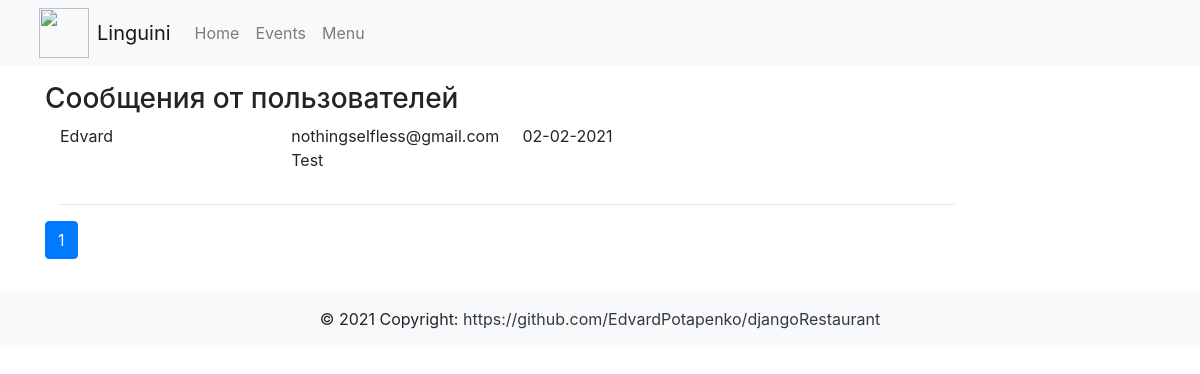
The app's page /view/ (signed in), older data.
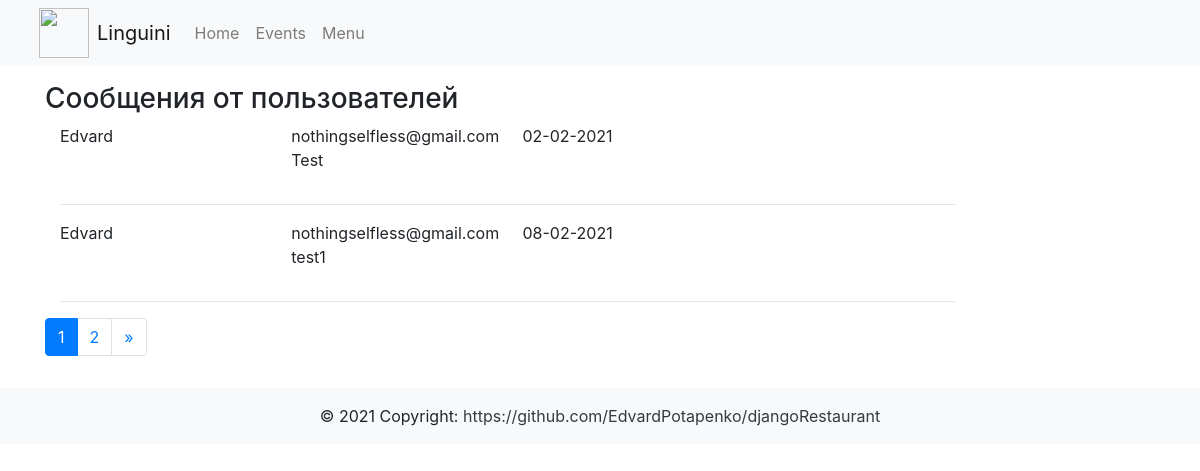
The same page, newer data.
### websiteApp/models.py (models this page shows, shortened)
class Reservation(models.Model):
    user_name = models.CharField(max_length=50)
    user_email = models.EmailField()
    message = models.CharField(max_length=200)
    is_processed = models.BooleanField(default=False)
    send_date = models.DateField(auto_now_add=True)

### userMessages/views.py (the view)
# urls.py: path('view/', messages_view),
@login_required(login_url='/login/')
@user_passes_test(lambda u: u.groups.filter(name = 'manager').exists() or u.is_staff, login_url='/login/')
def messages_view(request):
    messages = Reservation.objects.filter(is_processed=False).order_by('send_date')
    paginator = Paginator(messages, 2)
    page = request.GET.get('page')
    messages_page = paginator.get_page(page)
    return render(request, 'messages.html', context={'items': messages_page})

### userMessages/templates/messages.html (shortened to what this page needs)
{% extends 'base.html' %}
{% block content %}
    <div class="container">
        <h3>Сообщения от пользователей</h3>
        <div class="col-md-10 col-md-offset-1">
            {% for item in items %}
                <div class="row">
                    <div class="col-md-3">{{ item.user_name }}</div>
                    <div class="col-md-3">{{ item.user_email }}</div>
                    <div class="col-md-3">{{ item.send_date | date:'d-m-Y' }}</div>
                </div>
                <div class="row">
                    <div class="col-md-3"></div>
                    <div class="col-md-9"><p>{{ item.message }}</p></div>
                </div>
                <hr/>
            {% endfor %}
        </div>
    </div>
    <div id="navigation" class="container">
        <div class="row">
            <div class="col-md-10 col-md-offset-1">
                <nav aria-label="Page navigation example">
                    <ul class="pagination">
                        {% for page in items.paginator.page_range %}
                            {% if page == items.number %}
                                <li class="page-item active">
                                    <a class="page-link" href="#"> {{ page }}
                                    </a>
                                </li>
                            {% else %}
                                <li class="page-item">
                                    <a class="page-link" href="?page={{ page }}">
                                        {{ page }}
                                    </a>
                                </li>
                            {% endif %}
                        {% endfor %}
                        {% if items.has_next %}
                            <li class="page-item">
                                <a class="page-link" href="?page={{ items.paginator.num_pages }}" aria-label="Next">
                                    <span aria-hidden="true">&raquo;</span>
                                </a>
                            </li>
                        {% endif %}
                    </ul>
                </nav>
            </div>
        </div>
    </div>
{% endblock %}

Row changes from the older to the newer data that the page shows:
added Reservation: user_name "Edvard", user_email "nothingselfless@gmail.com", send_date "08-02-2021", message "test1"
Text that changed along with them:
new list line: "2"
